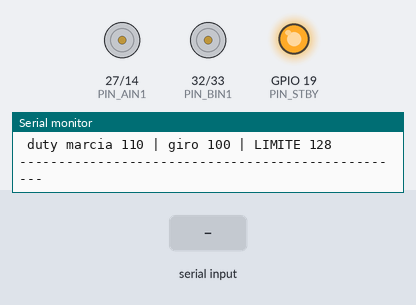
This sketch was run on a simulated ESP32. On the bench: motor-driver pin pairs drawn as motors (green arrow = first pin HIGH = forward, orange = second pin HIGH = backward, longer = more drive, scaled by the enable pin, stopped while the standby pin is LOW), output pins drawn as LEDs (lit = HIGH), the last lines printed to the serial monitor. The test bench sets the inputs (shaded band).

Above: at 1.8 s.
1.9 s: "w" received over Serial
At 2.7 s:
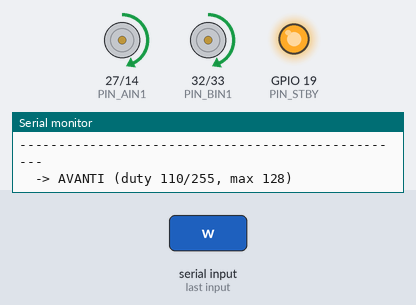
3.5 s: "s" received over Serial
At 4.8 s:
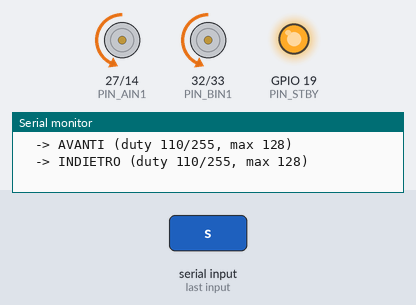
5.1 s: "d" received over Serial
At 6.3 s:
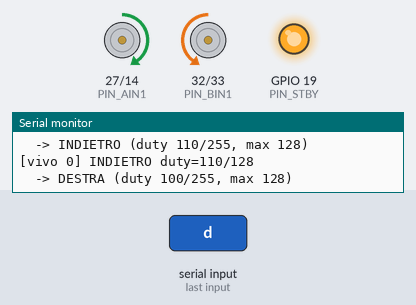
6.7 s: "a" received over Serial
At 7.6 s:
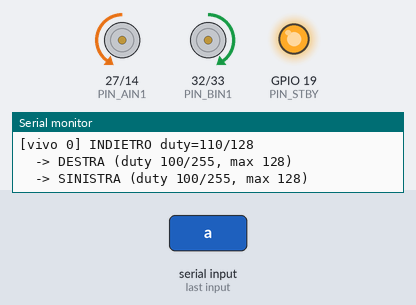
8.3 s: "S" received over Serial
At 9.8 s:
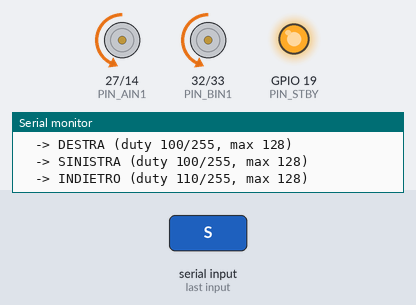
Timing chart, 0 to 10.9 s (numbered marks = the images above; inputs shaded):
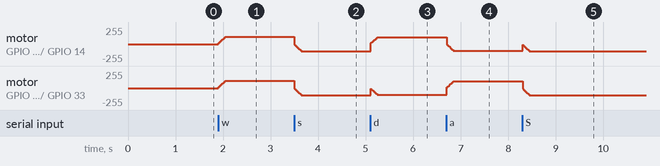

Measured:
- after the input at 1.9 s, motor on GPIO 27 (PIN_AIN1) / GPIO 14 (PIN_AIN2), motor on GPIO 32 (PIN_BIN1) / GPIO 33 (PIN_BIN2): stopped → forward 110/255 at once
- after the input at 3.5 s, motor on GPIO 27 (PIN_AIN1) / GPIO 14 (PIN_AIN2), motor on GPIO 32 (PIN_BIN1) / GPIO 33 (PIN_BIN2): forward 110/255 → backward 110/255 at once
- after the input at 5.1 s, motor on GPIO 27 (PIN_AIN1) / GPIO 14 (PIN_AIN2): backward 110/255 → forward 100/255 at once; motor on GPIO 32 (PIN_BIN1) / GPIO 33 (PIN_BIN2): backward 110/255 → backward 100/255 at once
- after the input at 6.7 s, motor on GPIO 27 (PIN_AIN1) / GPIO 14 (PIN_AIN2): forward 100/255 → backward 100/255 at once; motor on GPIO 32 (PIN_BIN1) / GPIO 33 (PIN_BIN2): backward 100/255 → forward 100/255 at once
- after the input at 8.3 s, motor on GPIO 27 (PIN_AIN1) / GPIO 14 (PIN_AIN2): backward 100/255 → backward 110/255 at once; motor on GPIO 32 (PIN_BIN1) / GPIO 33 (PIN_BIN2): forward 100/255 → backward 110/255 at once

The sketch:

test_motori_minimo.ino
```cpp
/*
 * =========================================================================
 *  Emiglio modchip - firmware motori, alimentazione VM = 12 V
 *  main.cpp per PlatformIO
 * =========================================================================
 *
 *  PERCHE' IL CLAMP AL 50%
 *  I motori di Emiglio sono da 6 V, VM e' a 12 V. Con duty 128/255 la
 *  tensione media ai motori e' 6 V: l'induttanza degli avvolgimenti livella
 *  la corrente, quindi il motore lavora come se fosse alimentato a 6 V in
 *  continua. Alzare il duty oltre 128 significa sovralimentare i motori e
 *  superare gli 1,2 A continui che il TB6612 regge per canale.
 *
 *  DUTY_MAX e' l'unica difesa che hai: non esiste un limitatore hardware.
 *  Per questo tutte le scritture PWM passano da una sola funzione,
 *  pwmWrite(). Non chiamare mai ledcWrite() direttamente da altrove.
 *
 *  PINOUT
 *    PWMA 13   AIN1 27   AIN2 14
 *    PWMB 21   BIN1 32   BIN2 33
 *    STBY 19   IR   35
 *
 *  COMANDI IR (indirizzo 0x07)
 *    SU 0x60 avanti | GIU 0x61 indietro | DX 0x62 destra | SX 0x65 sinistra
 *    Stesso tasto della manovra in corso = HALT.
 *
 *  COMANDI SERIALI (per provare senza telecomando)
 *    w/s/d/a  come SU/GIU/DX/SX
 *    x stop | i stato | + / - duty | ? aiuto
 *
 *  platformio.ini
 *    [env:esp32dev]
 *    platform = espressif32
 *    board = esp32dev
 *    framework = arduino
 *    monitor_speed = 115200
 *    board_build.f_cpu = 240000000L
 *    lib_deps = z3t0/IRremote@^4.4.1
 */

#include <Arduino.h>
#include <IRremote.hpp>
#include <esp_system.h>

// ======================================================================
//   SICUREZZA - la parte da non toccare
// ======================================================================

// 128/255 = 50% = 6 V medi con VM a 12 V.
// Se un giorno torni a un pacco da 6 V, questo diventa 255.
static const uint8_t DUTY_MAX = 128;

// Velocita' di lavoro, sempre <= DUTY_MAX
static const uint8_t SPEED_MARCIA = 110;
static const uint8_t SPEED_GIRO   = 100;

// Rampa di spunto: evita il picco di corrente allo strappo iniziale
static const uint8_t  RAMP_STEPS = 8;
static const uint16_t RAMP_MS    = 20;

// Autospegnimento di sicurezza. 0 = disabilitato (marcia indefinita, come da
// specifica). Se lo metti a 30000 e Emiglio si impunta contro un muro senza
// che tu te ne accorga, dopo 30 s si ferma invece di restare in stallo.
static const uint32_t MAX_RUN_MS = 0;

// ======================================================================
//   PIN
// ======================================================================
static const int PIN_STBY = 19;
static const int PIN_PWMA = 13;
static const int PIN_AIN1 = 27;
static const int PIN_AIN2 = 14;
static const int PIN_PWMB = 21;
static const int PIN_BIN1 = 32;
static const int PIN_BIN2 = 33;

static const int IR_RECEIVE_PIN = 35;
static const uint8_t REMOTE_ADDRESS = 0x07;

static const uint8_t CMD_SU  = 0x60;
static const uint8_t CMD_GIU = 0x61;
static const uint8_t CMD_DX  = 0x62;
static const uint8_t CMD_SX  = 0x65;

// ======================================================================
//   CONFIG PWM
// ======================================================================
static const uint32_t PWM_FREQ = 20000;   // sopra la banda udibile
static const uint8_t  PWM_RES  = 8;

// Se un motore gira al contrario, cambia qui invece di rifare il cablaggio
static const bool INVERTI_A = false;
static const bool INVERTI_B = false;

// ======================================================================
//   STATO
// ======================================================================
enum Stato { STOP, AVANTI, INDIETRO, DESTRA, SINISTRA };

static Stato    stato      = STOP;
static uint8_t  dutyMarcia = SPEED_MARCIA;
static uint8_t  dutyGiro   = SPEED_GIRO;
static uint32_t tStato     = 0;
static uint32_t tUltimoIR  = 0;
static uint32_t tBeat      = 0;
static const uint32_t MIN_GAP_MS = 150;

// ======================================================================
//   PROTOTIPI
// ======================================================================
static inline uint8_t clampDuty(uint16_t d);
static void pwmWrite(int pin, uint16_t d);
static void dirA(int d);
static void dirB(int d);
static void coast();
static void applica(Stato s);
static void comando(Stato richiesto);
static const char *nomeStato(Stato s);
static void aiuto();
static void resetReason();
static void serialeIn(char c);

// ======================================================================
//   PWM - UNICO PUNTO DI ACCESSO
// ======================================================================
static inline uint8_t clampDuty(uint16_t d) {
  return (d > DUTY_MAX) ? DUTY_MAX : (uint8_t)d;
}

// L'unica funzione autorizzata a scrivere sul PWM. Se estendi questo
// firmware, passa da qui: e' il punto in cui il limite viene imposto.
static void pwmWrite(int pin, uint16_t d) {
  ledcWrite(pin, clampDuty(d));
}

// ======================================================================
//   DIREZIONI
// ======================================================================
static void dirA(int d) {
  if (INVERTI_A) d = -d;
  digitalWrite(PIN_AIN1, d > 0 ? HIGH : LOW);
  digitalWrite(PIN_AIN2, d < 0 ? HIGH : LOW);
}

static void dirB(int d) {
  if (INVERTI_B) d = -d;
  digitalWrite(PIN_BIN1, d > 0 ? HIGH : LOW);
  digitalWrite(PIN_BIN2, d < 0 ? HIGH : LOW);
}

// Ruota libera. Non tocca STBY: il driver resta abilitato.
static void coast() {
  pwmWrite(PIN_PWMA, 0);
  pwmWrite(PIN_PWMB, 0);
  digitalWrite(PIN_AIN1, LOW);
  digitalWrite(PIN_AIN2, LOW);
  digitalWrite(PIN_BIN1, LOW);
  digitalWrite(PIN_BIN2, LOW);
}

// ======================================================================
//   MANOVRE
// ======================================================================
static void applica(Stato s) {
  stato  = s;
  tStato = millis();

  if (s == STOP) {
    coast();
    Serial.println("  -> HALT");
    return;
  }

  int a = 0, b = 0;
  uint8_t target = dutyMarcia;

  switch (s) {
    case AVANTI:   a = +1; b = +1; target = dutyMarcia; break;
    case INDIETRO: a = -1; b = -1; target = dutyMarcia; break;
    case DESTRA:   a = +1; b = -1; target = dutyGiro;   break;
    case SINISTRA: a = -1; b = +1; target = dutyGiro;   break;
    default: return;
  }

  target = clampDuty(target);

  coast();
  dirA(a);
  dirB(b);

  // Rampa invece del gradino secco
  for (uint8_t i = 1; i <= RAMP_STEPS; i++) {
    uint16_t d = (uint16_t)target * i / RAMP_STEPS;
    pwmWrite(PIN_PWMA, d);
    pwmWrite(PIN_PWMB, d);
    delay(RAMP_MS);
  }

  Serial.printf("  -> %s (duty %u/255, max %u)\n",
                nomeStato(s), target, DUTY_MAX);
}

// Stesso tasto della manovra in corso = halt
static void comando(Stato richiesto) {
  applica(richiesto == stato ? STOP : richiesto);
}

static const char *nomeStato(Stato s) {
  switch (s) {
    case AVANTI:   return "AVANTI";
    case INDIETRO: return "INDIETRO";
    case DESTRA:   return "DESTRA";
    case SINISTRA: return "SINISTRA";
    default:       return "STOP";
  }
}

// ======================================================================
//   SERIALE
// ======================================================================
static void aiuto() {
  Serial.println();
  Serial.println("--------------------------------------------------");
  Serial.println(" w avanti   s indietro   d destra   a sinistra");
  Serial.println(" x stop     i stato      + / - duty     ? aiuto");
  Serial.printf (" duty marcia %u | giro %u | LIMITE %u\n",
                 dutyMarcia, dutyGiro, DUTY_MAX);
  Serial.println("--------------------------------------------------");
}

static void serialeIn(char c) {
  switch (c) {
    case 'w': case 'W': comando(AVANTI);   break;
    case 's': case 'S': comando(INDIETRO); break;
    case 'd': case 'D': comando(DESTRA);   break;
    case 'a': case 'A': comando(SINISTRA); break;
    case 'x': case 'X': applica(STOP);     break;

    case '+':
      dutyMarcia = clampDuty((uint16_t)dutyMarcia + 10);
      dutyGiro   = clampDuty((uint16_t)dutyGiro + 10);
      Serial.printf("  duty marcia %u, giro %u", dutyMarcia, dutyGiro);
      if (dutyMarcia == DUTY_MAX) Serial.print("   [LIMITE RAGGIUNTO]");
      Serial.println();
      if (stato != STOP) applica(stato);
      break;

    case '-':
      dutyMarcia = (dutyMarcia > 50) ? dutyMarcia - 10 : 40;
      dutyGiro   = (dutyGiro   > 50) ? dutyGiro   - 10 : 40;
      Serial.printf("  duty marcia %u, giro %u\n", dutyMarcia, dutyGiro);
      if (stato != STOP) applica(stato);
      break;

    case 'i': case 'I':
      Serial.printf("  stato %s | duty %u/%u | da %lu ms | heap %u\n",
                    nomeStato(stato), dutyMarcia, DUTY_MAX,
                    (unsigned long)(millis() - tStato), ESP.getFreeHeap());
      break;

    case '?': aiuto(); break;
    default: break;
  }
}

// ======================================================================
//   RESET REASON
// ======================================================================
static void resetReason() {
  esp_reset_reason_t r = esp_reset_reason();
  Serial.print("Ultimo reset: ");
  switch (r) {
    case ESP_RST_POWERON: Serial.println("power-on"); break;
    case ESP_RST_SW:      Serial.println("software (upload)"); break;
    case ESP_RST_EXT:     Serial.println("pulsante reset"); break;
    case ESP_RST_BROWNOUT:
      Serial.println(">>> BROWNOUT <<<");
      Serial.println("  Tensione crollata. Se accade allo spunto dei motori:");
      Serial.println("  manca capacita' di bulk, o C4 non e' a posto.");
      break;
    case ESP_RST_PANIC:    Serial.println(">>> PANIC <<<"); break;
    case ESP_RST_TASK_WDT: Serial.println(">>> TASK WATCHDOG <<<"); break;
    default: Serial.printf("codice %d\n", (int)r); break;
  }
}

// ======================================================================
//   SETUP
// ======================================================================
void setup() {
  Serial.begin(115200);
  delay(600);

  Serial.println("\n\n=== Emiglio modchip - motori (VM 12 V, duty max 50%) ===");
  resetReason();

  // 1. Direzioni a livello noto
  pinMode(PIN_AIN1, OUTPUT);
  pinMode(PIN_AIN2, OUTPUT);
  pinMode(PIN_BIN1, OUTPUT);
  pinMode(PIN_BIN2, OUTPUT);
  digitalWrite(PIN_AIN1, LOW);
  digitalWrite(PIN_AIN2, LOW);
  digitalWrite(PIN_BIN1, LOW);
  digitalWrite(PIN_BIN2, LOW);

  // 2. STBY basso: driver muto durante l'inizializzazione. R10 (10k a GND)
  //    lo tiene basso anche prima che il codice giri.
  pinMode(PIN_STBY, OUTPUT);
  digitalWrite(PIN_STBY, LOW);

  // 3. PWM a zero
  ledcAttach(PIN_PWMA, PWM_FREQ, PWM_RES);
  ledcAttach(PIN_PWMB, PWM_FREQ, PWM_RES);
  pwmWrite(PIN_PWMA, 0);
  pwmWrite(PIN_PWMB, 0);

  // 4. Solo adesso abilito il driver
  delay(20);
  digitalWrite(PIN_STBY, HIGH);
  Serial.println("- TB6612 abilitato, motori fermi");

  // 5. IR. DISABLE_LED_FEEDBACK obbligatorio: il feedback userebbe GPIO2,
  //    che su questa scheda e' il DC dell'LCD ST7735.
  IrReceiver.begin(IR_RECEIVE_PIN, DISABLE_LED_FEEDBACK);
  Serial.printf("- IR su GPIO%d, indirizzo 0x%02X\n",
                IR_RECEIVE_PIN, REMOTE_ADDRESS);

  Serial.printf("- LIMITE DUTY %u/255 (%u%%) = 6 V medi con VM a 12 V\n",
                DUTY_MAX, (unsigned)((DUTY_MAX * 100) / 255));
  aiuto();

  tStato = millis();
}

// ======================================================================
//   LOOP
// ======================================================================
void loop() {
  // --- seriale
  while (Serial.available()) serialeIn((char)Serial.read());

  // --- IR
  if (IrReceiver.decode()) {
    auto &d = IrReceiver.decodedIRData;
    bool ok = true;

    if (d.protocol == UNKNOWN)             ok = false;  // rumore
    if (d.flags & IRDATA_FLAGS_IS_REPEAT)  ok = false;  // tasto tenuto premuto
    if (d.address != REMOTE_ADDRESS)       ok = false;  // altro telecomando
    if (millis() - tUltimoIR < MIN_GAP_MS) ok = false;  // troppo ravvicinato

    if (ok) {
      tUltimoIR = millis();
      Serial.printf("IR 0x%02X", d.command);

      switch (d.command) {
        case CMD_SU:  comando(AVANTI);   break;
        case CMD_GIU: comando(INDIETRO); break;
        case CMD_DX:  comando(DESTRA);   break;
        case CMD_SX:  comando(SINISTRA); break;
        default:      Serial.println("  (non mappato)"); break;
      }
    }
    IrReceiver.resume();
  }

  // --- autospegnimento di sicurezza
  if (MAX_RUN_MS > 0 && stato != STOP && millis() - tStato > MAX_RUN_MS) {
    Serial.println("  timeout di sicurezza");
    applica(STOP);
  }

  // --- battito: se riparte da 0, l'ESP32 si e' riavviato. E' alimentazione,
  //     non firmware.
  if (millis() - tBeat > 5000) {
    tBeat = millis();
    static uint32_t n = 0;
    Serial.printf("[vivo %lu] %s duty=%u/%u\n",
                  (unsigned long)n++, nomeStato(stato), dutyMarcia, DUTY_MAX);
  }

  delay(5);
}
```
